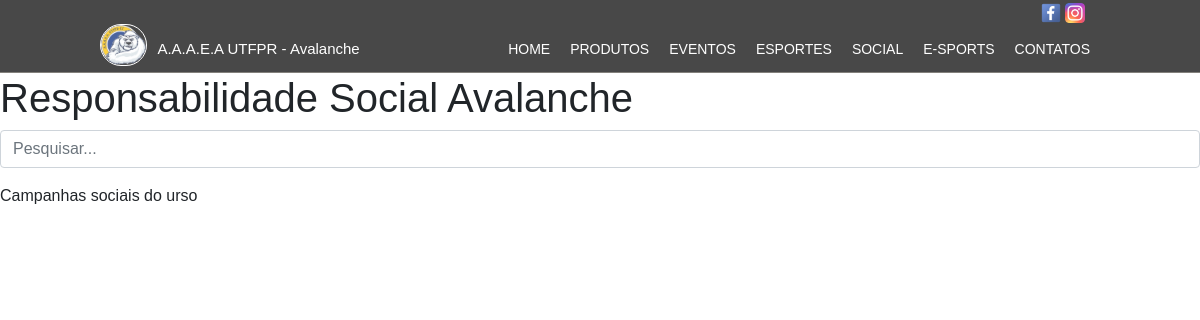
Before: /Social/ with the older database file.
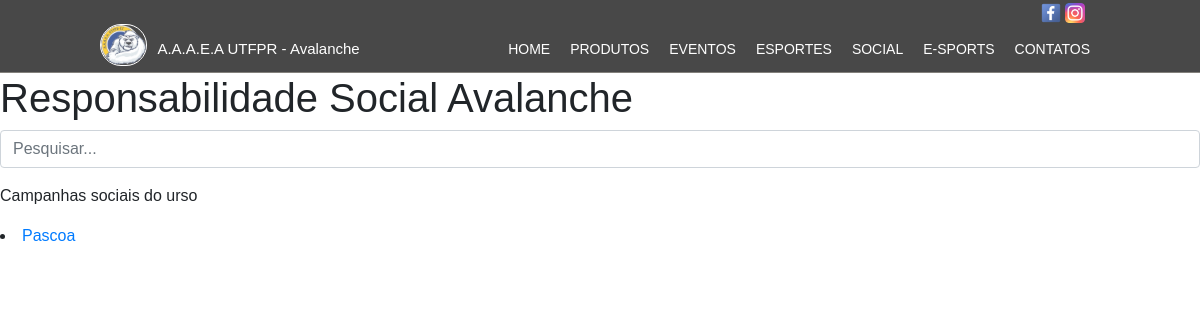
After: the same page with the newer database file.
### Avalancheutfpr/models.py (models this page shows, shortened)
class campanhas(models.Model):
    status = (('Ativo', 'Ativo'), ('Encerrado', 'Encerrado'),)
    name = models.CharField(max_length=30,null=False,blank=False,verbose_name='Nome')
    descricao = models.TextField(null=False,blank=False,verbose_name='Descrição')
    local = models.CharField(max_length=255)
    image = StdImageField(upload_to=get_file_path, null=True, blank=True)
    QRcode = StdImageField(upload_to=get_file_path, null=True, blank=True)
    slug = AutoSlugField(populate_from='name')
    data = models.DateField(auto_now_add=False, blank=True, null=True,verbose_name='Data de Realização')
    pub_date = models.DateField(auto_now_add=True,verbose_name='Data de publicação')
    Status = models.CharField(max_length=30, null=True, blank=True, choices=status, default='Ativo')
    class Meta:
        verbose_name= 'Ação Social'
        verbose_name_plural = 'Ações Sociais'
        ordering = ['-pub_date']

### Avalancheutfpr/views.py (the view)
# urls.py: path('Social/', Social.as_view(), name='Social'),
class Social(ListView):
    template_name = 'Social.html'
    context_object_name = 'campanhas'
    paginate_by = 5
    ordering = '-pub_date'
    def get_queryset(self):
        queryset = campanhas.objects.all()
        q = self.request.GET.get('q', '')
        if q:
            queryset = queryset.filter(
                models.Q(name__icontains=q) | models.Q(descricao__icontains=q) | models.Q(local__icontains=q)
            )
        return queryset

### Avalancheutfpr/templates/Social.html (shortened to what this page needs)
{% extends 'Base.html' %}
{%load static%}
{%load bootstrap4 %}
{%block body%}
 <h1>Responsabilidade Social Avalanche</h1>
<form class="navbar-form navbar-left" role="search" action="{% url 'Social' %}">
	        <div class="form-group">
	          <input name="q" type="text" class="form-control" placeholder="Pesquisar..." />
	        </div>
	      </form>
    <p>Campanhas sociais do urso</p>
    {%for campanhas in page_obj %}
    <li> <a href="{%url 'Campanhas_View' campanhas.slug%}"> {{campanhas.name}} </a> </li>
    {% endfor %}
{%endblock%}

Changed rows visible on the page:
added campanhas: name "Pascoa"
